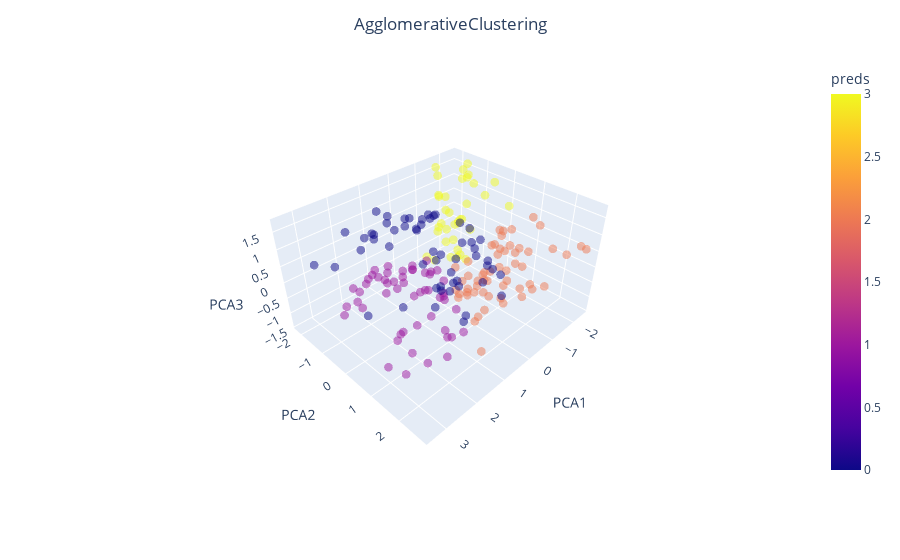

Write notebook code for a chart like this one.
### Code cell
cluster_agg = AgglomerativeClustering(n_clusters=4)
cluster_agg.fit(PCA_data1)
visual_cluster(PCA_data1, cluster_agg.labels_, title="AgglomerativeClustering")

### Figure 1 — Plotly figure (JSON) as saved in the notebook; plotly's stock layout.template omitted (floating-point values rounded to 4 significant figures; data arrays with more than 128 entries replaced by an {"elided": "..."} marker saying what was removed)
{"data": [{"hovertemplate": "PCA1=%{x}<br>PCA2=%{y}<br>PCA3=%{z}<br>preds=%{marker.color}<extra></extra>", "legendgroup": "", "marker": {"color": {"elided": "200 int values"}, "coloraxis": "coloraxis", "opacity": 0.5, "size": 3, "symbol": "circle"}, "mode": "markers", "name": "", "scene": "scene", "showlegend": false, "type": "scatter3d", "x": {"elided": "200 float values"}, "y": {"elided": "200 float values"}, "z": {"elided": "200 float values"}}], "layout": {"autosize": true, "coloraxis": {"colorbar": {"title": {"text": "preds"}}, "colorscale": [[0, "#0d0887"], [0.1111, "#46039f"], [0.2222, "#7201a8"], [0.3333, "#9c179e"], [0.4444, "#bd3786"], [0.5556, "#d8576b"], [0.6667, "#ed7953"], [0.7778, "#fb9f3a"], [0.8889, "#fdca26"], [1, "#f0f921"]]}, "legend": {"tracegroupgap": 0}, "margin": {"t": 60}, "scene": {"aspectmode": "auto", "aspectratio": {"x": 1.297, "y": 1.091, "z": 0.707}, "camera": {"center": {"x": 0, "y": 0, "z": 0}, "eye": {"x": 1.578, "y": 1.578, "z": 1.578}, "projection": {"type": "perspective"}, "up": {"x": 0, "y": 0, "z": 1}}, "domain": {"x": [0, 1], "y": [0, 1]}, "xaxis": {"title": {"text": "PCA1"}, "type": "linear"}, "yaxis": {"title": {"text": "PCA2"}, "type": "linear"}, "zaxis": {"title": {"text": "PCA3"}, "type": "linear"}}, "title": {"text": "AgglomerativeClustering", "x": 0.5}}}
